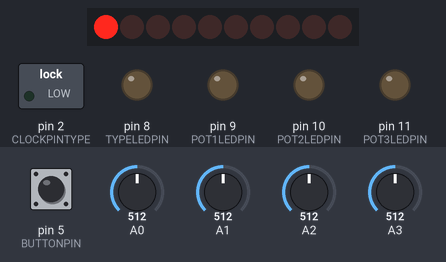
Bench run of a sketch on a simulated Arduino Uno, built with avr-gcc and run on an emulated ATmega328P. Shown: 10 shift-register outputs drawn as a row of LEDs (first output left, lit = HIGH), switched loads named in the sketch (green lamp = pin HIGH), output pins drawn as LEDs (lit = HIGH). Wiring (inferred from the names in the program): decade counter: clock pin 4; reset pin 6. Wiring (inferred from the signals the program sends): row of LEDs: on Q0, Q1, Q2, Q3, Q4, Q5, Q6, Q7, Q8, Q9. Inputs (shaded band) come from the test bench; at power-on: pin 5 (BUTTONPIN) HIGH, A3 = 512, A0 = 512, A1 = 512, A2 = 512. Pins used as bus, display or sensor lines are not drawn; what the sketch prints to the serial monitor is not drawn.

Above: at 1.2 s.
1.3 s: pin 5 (BUTTONPIN) pulled LOW for 0.15 s
At 1.7 s:
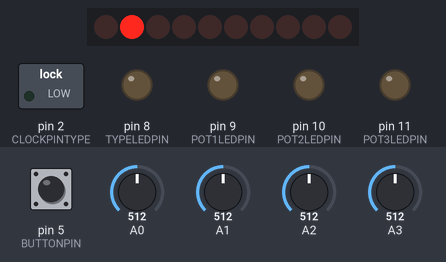
2.9 s: A3 set to 263
5.9 s: A3 set to 236
At 6.7 s:
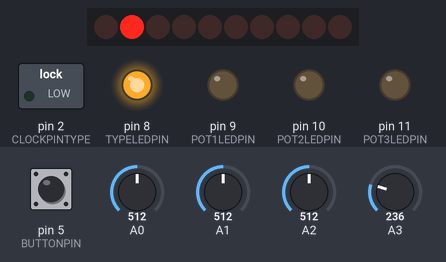
7.4 s: pin 5 (BUTTONPIN) pulled LOW for 1 s
At 9.6 s:
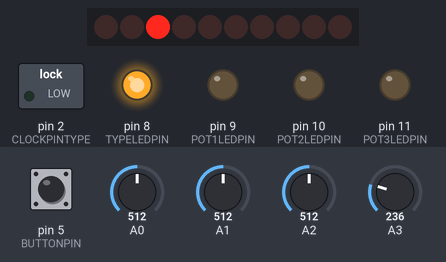
9.9 s: pin 5 (BUTTONPIN) pulsed LOW 2 times (0.12 s each, 0.3 s apart)
At 10.05 s:
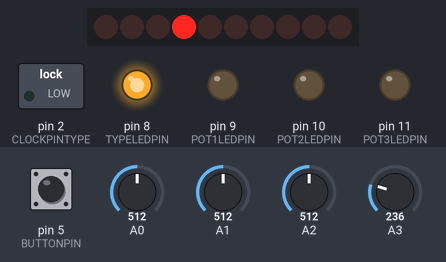
12.0 s: pin 5 (BUTTONPIN) driven LOW
At 12.3 s:
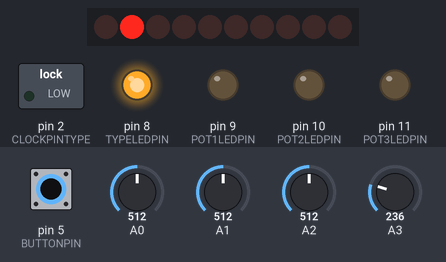
Timing chart, 0 to 14.5 s (numbered marks = the images above; inputs shaded):
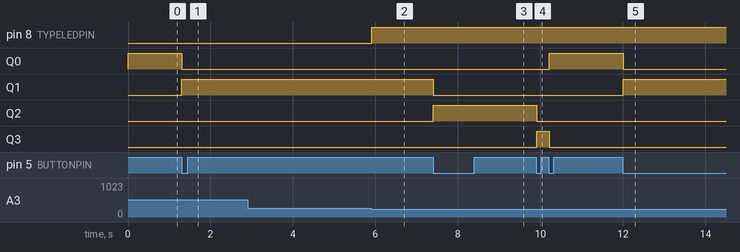

The sketch:

controll.ino
```cpp
#define CLOCKPINEFFECT 4
#define CLOCKPINTYPE   2

#define RESETPINEFFECT 6
#define RESETPINTYPE   7

#define BUTTONPIN      5

#define TYPELEDPIN     8
#define POT1LEDPIN     9
#define POT2LEDPIN     10
#define POT3LEDPIN     11


char potBuffer[5]; //char array for sending data
int effectButton = 0;

int effectNumber = 0;
int typeNumber = 0;

int pickup = 0;
int potPickup[3] = {0,0,0};

int effectMem[4] = {0,0,0,0};

int potMem1[3] = {0,0,0};
int potMem2[3] = {0,0,0};
int potMem3[3] = {0,0,0};
int potMem4[3] = {0,0,0};

void setup() {
  Serial.begin(9600);

  //initialsing pins
  pinMode(CLOCKPINEFFECT,OUTPUT);
  pinMode(CLOCKPINTYPE,OUTPUT);
  pinMode(RESETPINEFFECT,OUTPUT);
  pinMode(RESETPINTYPE,OUTPUT);
  pinMode(BUTTONPIN,INPUT_PULLUP);
  pinMode(TYPELEDPIN,OUTPUT);
  pinMode(POT1LEDPIN,OUTPUT);
  pinMode(POT2LEDPIN,OUTPUT);
  pinMode(POT3LEDPIN,OUTPUT);

  //initialsing cd4017 Chips reset to step 1
  digitalWrite(RESETPINEFFECT, HIGH);
  digitalWrite(RESETPINEFFECT, LOW);
  digitalWrite(RESETPINTYPE, HIGH);
  digitalWrite(RESETPINTYPE, LOW);

}

void loop()
{

/*
potBuffer[0] = (analogRead(0) / 8) | 128; //setting identiefier for beginning of list
for(int i = 1; i <= 2; i++){
  potBuffer[i] =  analogRead(i) / 8;
}
*/

checkButtons();
potMem();

if(effectNumber == 0){
  potBuffer[0] = potMem1[0] | 128;
  for(int i = 1; i <= 2; i++){
    potBuffer[i] = potMem1[i];
  }
}
else
if(effectNumber == 1){
  potBuffer[0] = potMem2[0] | 128;
  for(int i = 1; i <= 2; i++){
    potBuffer[i] = potMem2[i];
  }
} else
if(effectNumber == 2){
  potBuffer[0] = potMem3[0] | 128;
  for(int i = 1; i <= 2; i++){
    potBuffer[i] = potMem3[i];
  }
} else
if(effectNumber == 3){
  potBuffer[0] = potMem4[0] | 128;
  for(int i = 1; i <= 2; i++){
    potBuffer[i] = potMem4[i];
  }
}


typeNumber = analogRead(3) / 255; //reading selector potentiometer

if (pickup == 0){ // if selector pot is not at the stored value dont pickup value
  digitalWrite(TYPELEDPIN,LOW);

  if(effectMem[effectNumber] == typeNumber){
    pickup = 1;
  }
}else { // if selector pot is at stored value pickup value
  digitalWrite(TYPELEDPIN,HIGH);

  if(effectMem[effectNumber] != typeNumber){
    effectMem[effectNumber] = typeNumber;
    digitalWrite(RESETPINTYPE, HIGH);
    digitalWrite(RESETPINTYPE, LOW);
    for(int i = 0;i < effectMem[effectNumber]; i++){ // multiple pulses for cd4017 chips
      digitalWrite(CLOCKPINTYPE,HIGH);
      digitalWrite(CLOCKPINTYPE,LOW);
    }
  }

}

potBuffer[3] = effectNumber;
potBuffer[4] = effectMem[effectNumber];

Serial.write(potBuffer,5);
}

void checkButtons()
{
effectButton = digitalRead(BUTTONPIN);
static int oldValue = effectButton;

//effectButton
if(effectButton != oldValue){
  oldValue = effectButton;


  digitalWrite(CLOCKPINEFFECT, LOW);
  pickup = 0; //reset Pickup mode for leds
  digitalWrite(RESETPINTYPE, HIGH);
  digitalWrite(RESETPINTYPE, LOW);
  for(int i = 0;i < effectMem[effectNumber]; i++){ //set leds to memmory location
    digitalWrite(CLOCKPINTYPE,HIGH);
    digitalWrite(CLOCKPINTYPE,LOW);
  }

  if(effectButton == 0){
    effectNumber++;


    digitalWrite(POT1LEDPIN, LOW);
    digitalWrite(POT2LEDPIN, LOW);
    digitalWrite(POT3LEDPIN, LOW);

    for(int i = 0; i <= 2; i++){
      potPickup[i] = 0;
    }

    if(effectNumber > 3){
      effectNumber = 0;
      digitalWrite(RESETPINEFFECT, HIGH);
      digitalWrite(RESETPINEFFECT, LOW);
    } else {
      digitalWrite(CLOCKPINEFFECT, HIGH);
    }

  }

}

  //potBuffer[3] = effectNumber;

}

void potMem(){

  //potmem1
  if(effectNumber == 0) {

    for(int i = 0; i <= 2; i++){
      if(analogRead(i) / 8 == potMem1[i]){
        potPickup[i] = 1;
      }
    }
    if(potPickup[0] == 1){
      potMem1[0] = (analogRead(0) / 8);
      digitalWrite(POT1LEDPIN, HIGH);
    }
    if(potPickup[1] == 1){
      potMem1[1] = (analogRead(1) / 8);
      digitalWrite(POT2LEDPIN, HIGH);
    }
    if(potPickup[2] == 1){
      potMem1[2] = (analogRead(2) / 8);
      digitalWrite(POT3LEDPIN, HIGH);
    }

  } else

  //potmem2
  if(effectNumber == 1) {

    for(int i = 0; i <= 2; i++){
      if(analogRead(i) / 8 == potMem2[i]){
        potPickup[i] = 1;
      }
    }
    if(potPickup[0] == 1){
      potMem2[0] = (analogRead(0) / 8);
      digitalWrite(POT1LEDPIN, HIGH);
    }
    if(potPickup[1] == 1){
      potMem2[1] = (analogRead(1) / 8);
      digitalWrite(POT2LEDPIN, HIGH);
    }
    if(potPickup[2] == 1){
      potMem2[2] = (analogRead(2) / 8);
      digitalWrite(POT3LEDPIN, HIGH);
    }

  } else

  //potmem3
  if(effectNumber == 2) {

    for(int i = 0; i <= 2; i++){
      if(analogRead(i) / 8 == potMem3[i]){
        potPickup[i] = 1;
      }
    }
    if(potPickup[0] == 1){
      potMem3[0] = (analogRead(0) / 8);
      digitalWrite(POT1LEDPIN, HIGH);
    }
    if(potPickup[1] == 1){
      potMem3[1] = (analogRead(1) / 8);
      digitalWrite(POT2LEDPIN, HIGH);
    }
    if(potPickup[2] == 1){
      potMem3[2] = (analogRead(2) / 8);
      digitalWrite(POT3LEDPIN, HIGH);
    }

  } else

  //potmem4
  if(effectNumber == 3) {

    for(int i = 0; i <= 2; i++){
      if(analogRead(i) / 8 == potMem4[i]){
        potPickup[i] = 1;
      }
    }
    if(potPickup[0] == 1){
      potMem4[0] = (analogRead(0) / 8);
      digitalWrite(POT1LEDPIN, HIGH);
    }
    if(potPickup[1] == 1){
      potMem4[1] = (analogRead(1) / 8);
      digitalWrite(POT2LEDPIN, HIGH);
    }
    if(potPickup[2] == 1){
      potMem4[2] = (analogRead(2) / 8);
      digitalWrite(POT3LEDPIN, HIGH);
    }

  }

}
```

Measured:
- the behaviour switches between 255 and 254 on A3 (found by bisection; images 1 and 2)
- after the input at 1.3 s, Q0: HIGH → LOW at once; Q1: LOW → HIGH at once
- after the input at 2.9 s, every drawn part: stays the same
- after the input at 5.9 s, pin 8 (TYPELEDPIN): LOW → HIGH at once
- after the input at 7.4 s, Q1: HIGH → LOW at once; Q2: LOW → HIGH at once
- after the input at 9.9 s, Q0: LOW → HIGH after 0.31 s; Q2: HIGH → LOW at once; Q3: LOW → HIGH at once, → LOW 0.30 s later
- after the input at 12.0 s, Q0: HIGH → LOW at once; Q1: LOW → HIGH at once
